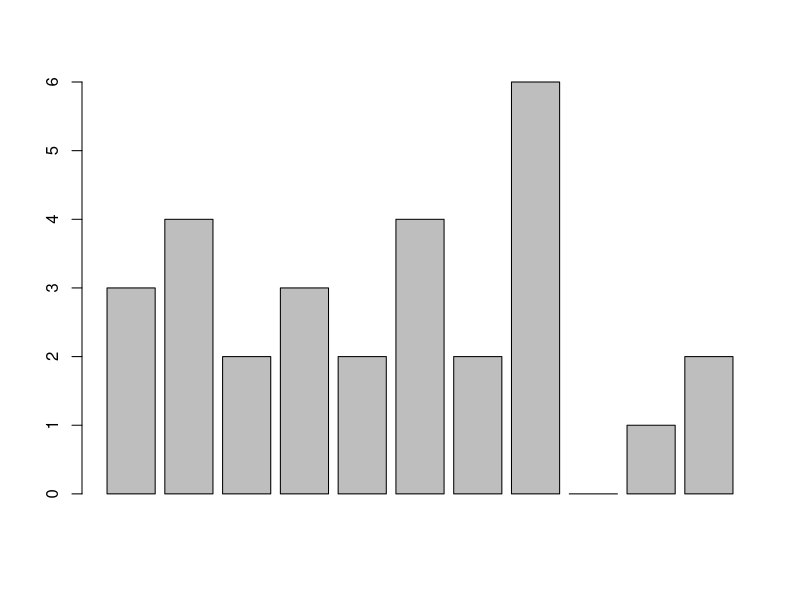

Recreate this plot in R.
tirage = sample(x=1:11,size=20,replace=T)
print(tirage)

mode(tirage)

nombreDeTirage = 30

NTest <- function(nombreTirage){
    tirage = sample(x=1:11,size=nombreTirage,replace = TRUE)
    return(tirage)
}

experience = as.numeric(NTest(nombreDeTirage))

Date = Sys.Date()
print(Date)

(frame = data.frame(Date,nombreDeTirage))
print(frame)

compterValeur = function(tirage){
    # Cette fonction permet de compter combien de fois nous avons chaque carte
    # Utile pour afficher le diagramme en baton
    i=1
    x = rep(0,11)
    while (i<length(tirage)){
        x[tirage[i]] = x[tirage[i]]+1
        i = i+1
    }
    return(x)
}

barplot(compterValeur(experience))

install.packages("writexl")

library("writexl")
write_xlsx(frame, "TP1.xlsx")


